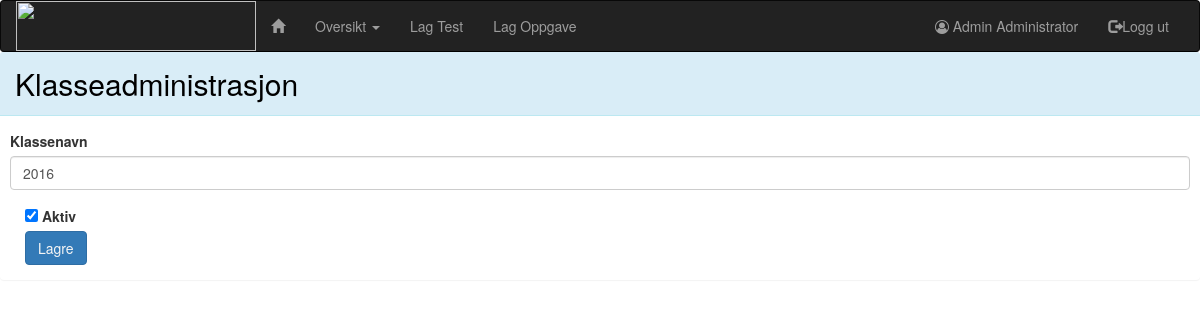
/administrasjon/skoler/1/klasse/2/oppdater/ (signed in), run on the app's committed database.
### administration/models.py (models this page shows, shortened)
class Person(AbstractUser):
    grades = models.ManyToManyField(Grade, default="", blank=True, verbose_name="klasse")
    SEX = [
        ("M", "Gutt"),
        ("F", "Jente")
    ]
    ROLE = [
        (1, "Elev"),
        (2, 'Lærer'),
        (3, 'Skoleadministrator'),
        (4, 'Administrator')
    ]
    sex = models.CharField(max_length=1, choices=SEX, verbose_name="kjønn", null=True)
    date_of_birth = models.DateField(max_length=8, verbose_name='Fødselsdato', null=True)
    role = models.IntegerField(choices=ROLE, default=1, verbose_name='brukertype')
    tests = models.ManyToManyField('maths.Test', blank=True, verbose_name='tester')
    class Meta:
        ordering = ['username']

class Grade(models.Model):
    school = models.ForeignKey(School, on_delete=models.CASCADE)
    grade_name = models.CharField(max_length=100, verbose_name='klassenavn')
    tests = models.ManyToManyField('maths.Test', blank=True, verbose_name='tester')
    is_active = models.BooleanField(default=True, verbose_name='aktiv',
                                    help_text='Angir at denne klassen er aktiv. Avmerk denne i stedet for å slette klassen.')
    class Meta:
        ordering = ['school_id', 'grade_name']

### administration/views.py (the view, shortened to what this page needs)
# urls.py: url(r'skoler/(?P<school_pk>[0-9]+)/klasse/(?P<grade_pk>[0-9]+)/oppdater/$', views.GradeUpdateView.as_view(),
class GradeUpdateView(SchoolCheck, generic.UpdateView):
    login_url = reverse_lazy('login')
    pk_url_kwarg = 'grade_pk'
    model = Grade
    template_name = 'administration/grade_form.html'
    fields = ['grade_name', 'is_active']

### administration/templates/administration/grade_form.html (shortened to what this page needs)
{% extends 'matistikk/base.html' %}
{% load bootstrap3 %}
{% block body %}
    <div class="panel panel-info">
        <div class="panel-heading">
            <h2>Klasseadministrasjon</h2>
        </div>
        <div class="panel-body">
            <form class="form-horizontal form-margin" action="" method="POST" enctype="multipart/form-data">
                {% bootstrap_form form %}
                {% buttons %}
                    <button type="submit" class="btn btn-primary" id="addGradeBtn">
                        {% bootstrap_icon "check" %} Lagre
                    </button>
                {% endbuttons %}
            </form>
        </div>
    </div>
{% endblock %}

### templates/matistikk/base.html (shortened to what this page needs)
<!DOCTYPE html>
<html lang="en">
<head>
    {% load staticfiles %}
    <link rel="stylesheet" href="https://maxcdn.bootstrapcdn.com/bootstrap/3.3.7/css/bootstrap.min.css">
    <link rel="stylesheet" type="text/css" href="{% static 'administration/style.css' %}"/>
    <link rel="stylesheet" href="https://maxcdn.bootstrapcdn.com/font-awesome/4.7.0/css/font-awesome.min.css">
</head>
<body>
{% if request.user.role == 4 %}
    <nav class="navbar navbar-inverse">
        <div class="container-fluid">
            <div class="navbar-header">
                <a class="pull left" href="{% url 'index' %}"><img src="http://bildr.no/image/Tjl2U25M.jpeg" width="240"
                                                                   height="50"/></a>
            </div>
            <div class="navbar-collapse collapse" id="navbar">
                <ul class="nav navbar-nav">
                    <li><a href="{% url 'index' %}"><span class="glyphicon glyphicon-home "></span></a></li>
                    <li class="dropdown">
                        <a href="#" class="dropdown-toggle" data-toggle="dropdown" role="button" aria-haspopup="true"
                           aria-expanded="false" id="overviewDropdown">Oversikt <span class="caret"></span></a>
                    </li>
                    <li><a href="{% url 'maths:taskCollectionCreate' %}" id="createTestBtn">Lag Test</a></li>
                    <li><a href="{% url 'maths:createTask' %}" id="createTask">Lag Oppgave</a></li>
                </ul>
                <ul class="nav navbar-nav navbar-right">
                    <li><a href="{% url 'administration:myPage' request.user.username %}" id="myPageBtn"><i
                            class="fa fa-user-circle-o"
                            aria-hidden="true"></i> {{ request.user.first_name }} {{ request.user.last_name }}
                    </a></li>
                    <li><a href="{% url 'logout' %}" id="logout"><span class="glyphicon glyphicon-log-out"></span>Logg
                        ut</a></li>
                </ul>
            </div>
        </div>
    </nav>
{% endif %}
{% block body %}
{% endblock %}
</body>
</html>

### administration/static/administration/style.css (style rules this page uses)
.navbar { margin-bottom: 0; }
p, h1, h2, h3, h4, h5, h6 { color: black; }
.btn { color: black; }
.btn-primary { color: whitesmoke; }
.navbar { border-bottom-color: black; }
.form-margin { padding-left: 10px !important; padding-right: 10px !important; }
html, body { height: 100%; margin: 0px; padding: 0px; }
.panel { border: none; }
.panel-heading h2 { margin-top: 5px; margin-bottom: 5px; }
.panel { margin-bottom: 0px; }

### data on the page
Person: user.first_name "Admin", user.last_name "Administrator"
Grade: grade_name "2016", is_active "☑"
